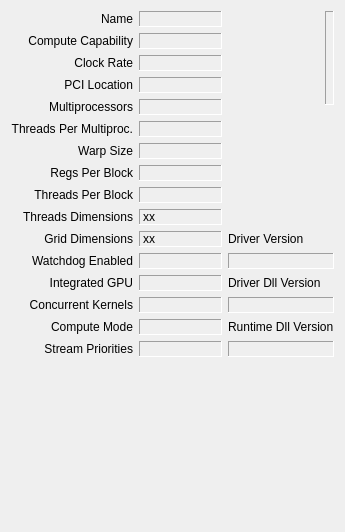
     <widget class="QWidget" name="tabCore">
      <attribute name="title">
       <string>Core</string>
      </attribute>
      <layout class="QGridLayout" name="gridLayout_5">
       <item row="0" column="0">
        <widget class="QLabel" name="labelName">
         <property name="text">
          <string>Name</string>
         </property>
         <property name="alignment">
          <set>Qt::AlignRight|Qt::AlignTrailing|Qt::AlignVCenter</set>
         </property>
        </widget>
       </item>
       <item row="5" column="0">
        <widget class="QLabel" name="labelThreadsMulti">
         <property name="text">
          <string>Threads Per Multiproc.</string>
         </property>
         <property name="alignment">
          <set>Qt::AlignRight|Qt::AlignTrailing|Qt::AlignVCenter</set>
         </property>
        </widget>
       </item>
       <item row="8" column="1">
        <widget class="QLabel" name="labelThreadsBlockText">
         <property name="frameShape">
          <enum>QFrame::Panel</enum>
         </property>
         <property name="frameShadow">
          <enum>QFrame::Sunken</enum>
         </property>
         <property name="text">
          <string notr="true">&lt;threads&gt;</string>
         </property>
        </widget>
       </item>
       <item row="0" column="1">
        <widget class="QLabel" name="labelNameText">
         <property name="frameShape">
          <enum>QFrame::Panel</enum>
         </property>
         <property name="frameShadow">
          <enum>QFrame::Sunken</enum>
         </property>
         <property name="text">
          <string notr="true">&lt;name&gt;</string>
         </property>
         <property name="textInteractionFlags">
          <set>Qt::LinksAccessibleByMouse</set>
         </property>
        </widget>
       </item>
       <item row="1" column="0">
        <widget class="QLabel" name="labelCapability">
         <property name="text">
          <string>Compute Capability</string>
         </property>
         <property name="alignment">
          <set>Qt::AlignRight|Qt::AlignTrailing|Qt::AlignVCenter</set>
         </property>
        </widget>
       </item>
       <item row="1" column="1">
        <widget class="QLabel" name="labelCapabilityText">
         <property name="frameShape">
          <enum>QFrame::Panel</enum>
         </property>
         <property name="frameShadow">
          <enum>QFrame::Sunken</enum>
         </property>
         <property name="text">
          <string notr="true">&lt;capability&gt;</string>
         </property>
        </widget>
       </item>
       <item row="2" column="0">
        <widget class="QLabel" name="labelClock">
         <property name="text">
          <string>Clock Rate</string>
         </property>
         <property name="alignment">
          <set>Qt::AlignRight|Qt::AlignTrailing|Qt::AlignVCenter</set>
         </property>
        </widget>
       </item>
       <item row="2" column="1">
        <widget class="QLabel" name="labelClockText">
         <property name="frameShape">
          <enum>QFrame::Panel</enum>
         </property>
         <property name="frameShadow">
          <enum>QFrame::Sunken</enum>
         </property>
         <property name="text">
          <string notr="true">&lt;clock MHz&gt;</string>
         </property>
        </widget>
       </item>
       <item row="4" column="0">
        <widget class="QLabel" name="labelMultiProc">
         <property name="text">
          <string>Multiprocessors</string>
         </property>
         <property name="alignment">
          <set>Qt::AlignRight|Qt::AlignTrailing|Qt::AlignVCenter</set>
         </property>
        </widget>
       </item>
       <item row="4" column="1">
        <widget class="QLabel" name="labelMultiProcText">
         <property name="frameShape">
          <enum>QFrame::Panel</enum>
         </property>
         <property name="frameShadow">
          <enum>QFrame::Sunken</enum>
         </property>
         <property name="text">
          <string notr="true">&lt;procs/cores&gt;</string>
         </property>
        </widget>
       </item>
       <item row="5" column="1">
        <widget class="QLabel" name="labelThreadsMultiText">
         <property name="frameShape">
          <enum>QFrame::Panel</enum>
         </property>
         <property name="frameShadow">
          <enum>QFrame::Sunken</enum>
         </property>
         <property name="text">
          <string notr="true">&lt;threads&gt;</string>
         </property>
        </widget>
       </item>
       <item row="6" column="0">
        <widget class="QLabel" name="labelWarp">
         <property name="text">
          <string>Warp Size</string>
         </property>
         <property name="alignment">
          <set>Qt::AlignRight|Qt::AlignTrailing|Qt::AlignVCenter</set>
         </property>
        </widget>
       </item>
       <item row="6" column="1">
        <widget class="QLabel" name="labelWarpText">
         <property name="frameShape">
          <enum>QFrame::Panel</enum>
         </property>
         <property name="frameShadow">
          <enum>QFrame::Sunken</enum>
         </property>
         <property name="text">
          <string notr="true">&lt;size&gt;</string>
         </property>
        </widget>
       </item>
       <item row="7" column="0">
        <widget class="QLabel" name="labelRegsBlock">
         <property name="text">
          <string>Regs Per Block</string>
         </property>
         <property name="alignment">
          <set>Qt::AlignRight|Qt::AlignTrailing|Qt::AlignVCenter</set>
         </property>
        </widget>
       </item>
       <item row="7" column="1">
        <widget class="QLabel" name="labelRegsBlockText">
         <property name="frameShape">
          <enum>QFrame::Panel</enum>
         </property>
         <property name="frameShadow">
          <enum>QFrame::Sunken</enum>
         </property>
         <property name="text">
          <string notr="true">&lt;regs&gt;</string>
         </property>
        </widget>
       </item>
       <item row="8" column="0">
        <widget class="QLabel" name="labelThreadsBlock">
         <property name="text">
          <string>Threads Per Block</string>
         </property>
         <property name="alignment">
          <set>Qt::AlignRight|Qt::AlignTrailing|Qt::AlignVCenter</set>
         </property>
        </widget>
       </item>
       <item row="9" column="0">
        <widget class="QLabel" name="labelThreadsDim">
         <property name="text">
          <string>Threads Dimensions</string>
         </property>
         <property name="alignment">
          <set>Qt::AlignRight|Qt::AlignTrailing|Qt::AlignVCenter</set>
         </property>
        </widget>
       </item>
       <item row="9" column="1">
        <widget class="QLabel" name="labelThreadsDimText">
         <property name="frameShape">
          <enum>QFrame::Panel</enum>
         </property>
         <property name="frameShadow">
          <enum>QFrame::Sunken</enum>
         </property>
         <property name="text">
          <string notr="true">&lt;X&gt;x&lt;Y&gt;x&lt;Z&gt;</string>
         </property>
        </widget>
       </item>
       <item row="10" column="0">
        <widget class="QLabel" name="labelGridDim">
         <property name="text">
          <string>Grid Dimensions</string>
         </property>
         <property name="alignment">
          <set>Qt::AlignRight|Qt::AlignTrailing|Qt::AlignVCenter</set>
         </property>
        </widget>
       </item>
       <item row="10" column="1">
        <widget class="QLabel" name="labelGridDimText">
         <property name="frameShape">
          <enum>QFrame::Panel</enum>
         </property>
         <property name="frameShadow">
          <enum>QFrame::Sunken</enum>
         </property>
         <property name="text">
          <string notr="true">&lt;X&gt;x&lt;Y&gt;x&lt;Z&gt;</string>
         </property>
        </widget>
       </item>
       <item row="11" column="0">
        <widget class="QLabel" name="labelWatchdog">
         <property name="text">
          <string>Watchdog Enabled</string>
         </property>
         <property name="alignment">
          <set>Qt::AlignRight|Qt::AlignTrailing|Qt::AlignVCenter</set>
         </property>
        </widget>
       </item>
       <item row="11" column="1">
        <widget class="QLabel" name="labelWatchdogText">
         <property name="frameShape">
          <enum>QFrame::Panel</enum>
         </property>
         <property name="frameShadow">
          <enum>QFrame::Sunken</enum>
         </property>
         <property name="text">
          <string notr="true">&lt;yes/no&gt;</string>
         </property>
        </widget>
       </item>
       <item row="12" column="0">
        <widget class="QLabel" name="labelIntegrated">
         <property name="text">
          <string>Integrated GPU</string>
         </property>
         <property name="alignment">
          <set>Qt::AlignRight|Qt::AlignTrailing|Qt::AlignVCenter</set>
         </property>
        </widget>
       </item>
       <item row="12" column="1">
        <widget class="QLabel" name="labelIntegratedText">
         <property name="frameShape">
          <enum>QFrame::Panel</enum>
         </property>
         <property name="frameShadow">
          <enum>QFrame::Sunken</enum>
         </property>
         <property name="text">
          <string notr="true">&lt;yes/no&gt;</string>
         </property>
        </widget>
       </item>
       <item row="13" column="0">
        <widget class="QLabel" name="labelConcurrentKernels">
         <property name="text">
          <string>Concurrent Kernels</string>
         </property>
         <property name="alignment">
          <set>Qt::AlignRight|Qt::AlignTrailing|Qt::AlignVCenter</set>
         </property>
        </widget>
       </item>
       <item row="13" column="1">
        <widget class="QLabel" name="labelConcurrentKernelsText">
         <property name="frameShape">
          <enum>QFrame::Panel</enum>
         </property>
         <property name="frameShadow">
          <enum>QFrame::Sunken</enum>
         </property>
         <property name="text">
          <string notr="true">&lt;yes/no&gt;</string>
         </property>
        </widget>
       </item>
       <item row="14" column="0">
        <widget class="QLabel" name="labelComputeMode">
         <property name="text">
          <string>Compute Mode</string>
         </property>
         <property name="alignment">
          <set>Qt::AlignRight|Qt::AlignTrailing|Qt::AlignVCenter</set>
         </property>
        </widget>
       </item>
       <item row="14" column="1">
        <widget class="QLabel" name="labelComputeModeText">
         <property name="frameShape">
          <enum>QFrame::Panel</enum>
         </property>
         <property name="frameShadow">
          <enum>QFrame::Sunken</enum>
         </property>
         <property name="text">
          <string notr="true">&lt;mode&gt;</string>
         </property>
        </widget>
       </item>
       <item row="17" column="0">
        <spacer name="horizontalSpacer_3">
         <property name="orientation">
          <enum>Qt::Horizontal</enum>
         </property>
         <property name="sizeHint" stdset="0">
          <size>
           <width>91</width>
           <height>1</height>
          </size>
         </property>
        </spacer>
       </item>
       <item row="17" column="1">
        <spacer name="horizontalSpacer_5">
         <property name="orientation">
          <enum>Qt::Horizontal</enum>
         </property>
         <property name="sizeHint" stdset="0">
          <size>
           <width>83</width>
           <height>1</height>
          </size>
         </property>
        </spacer>
       </item>
       <item row="17" column="2">
        <spacer name="horizontalSpacer_6">
         <property name="orientation">
          <enum>Qt::Horizontal</enum>
         </property>
         <property name="sizeHint" stdset="0">
          <size>
           <width>105</width>
           <height>1</height>
          </size>
         </property>
        </spacer>
       </item>
       <item row="18" column="0" colspan="3">
        <spacer name="verticalSpacer_2">
         <property name="orientation">
          <enum>Qt::Vertical</enum>
         </property>
         <property name="sizeHint" stdset="0">
          <size>
           <width>20</width>
           <height>163</height>
          </size>
         </property>
        </spacer>
       </item>
       <item row="3" column="0">
        <widget class="QLabel" name="labelPCIInfo">
         <property name="text">
          <string>PCI Location</string>
         </property>
         <property name="alignment">
          <set>Qt::AlignRight|Qt::AlignTrailing|Qt::AlignVCenter</set>
         </property>
        </widget>
       </item>
       <item row="3" column="1">
        <widget class="QLabel" name="labelPCIInfoText">
         <property name="frameShape">
          <enum>QFrame::Panel</enum>
         </property>
         <property name="frameShadow">
          <enum>QFrame::Sunken</enum>
         </property>
         <property name="text">
          <string notr="true">&lt;Domain:ID:Loc&gt;</string>
         </property>
         <property name="alignment">
          <set>Qt::AlignLeading|Qt::AlignLeft|Qt::AlignVCenter</set>
         </property>
        </widget>
       </item>
       <item row="16" column="0">
        <widget class="QLabel" name="labelStreamPriorities">
         <property name="text">
          <string>Stream Priorities</string>
         </property>
         <property name="alignment">
          <set>Qt::AlignRight|Qt::AlignTrailing|Qt::AlignVCenter</set>
         </property>
        </widget>
       </item>
       <item row="16" column="1">
        <widget class="QLabel" name="labelStreamPrioritiesText">
         <property name="frameShape">
          <enum>QFrame::Panel</enum>
         </property>
         <property name="frameShadow">
          <enum>QFrame::Sunken</enum>
         </property>
         <property name="text">
          <string notr="true">&lt;yes/no&gt;</string>
         </property>
        </widget>
       </item>
       <item row="16" column="2">
        <widget class="QLabel" name="labelRtDllVersionText">
         <property name="frameShape">
          <enum>QFrame::Panel</enum>
         </property>
         <property name="frameShadow">
          <enum>QFrame::Sunken</enum>
         </property>
         <property name="text">
          <string notr="true">&lt;ver&gt;</string>
         </property>
         <property name="alignment">
          <set>Qt::AlignRight|Qt::AlignTrailing|Qt::AlignVCenter</set>
         </property>
        </widget>
       </item>
       <item row="14" column="2">
        <widget class="QLabel" name="labelRtDllVersion">
         <property name="text">
          <string>Runtime Dll Version</string>
         </property>
         <property name="alignment">
          <set>Qt::AlignLeading|Qt::AlignLeft|Qt::AlignVCenter</set>
         </property>
        </widget>
       </item>
       <item row="13" column="2">
        <widget class="QLabel" name="labelDrvDllVersionText">
         <property name="frameShape">
          <enum>QFrame::Panel</enum>
         </property>
         <property name="frameShadow">
          <enum>QFrame::Sunken</enum>
         </property>
         <property name="text">
          <string notr="true">&lt;ver&gt;</string>
         </property>
         <property name="alignment">
          <set>Qt::AlignRight|Qt::AlignTrailing|Qt::AlignVCenter</set>
         </property>
        </widget>
       </item>
       <item row="12" column="2">
        <widget class="QLabel" name="labelDrvDllVersion">
         <property name="text">
          <string>Driver Dll Version</string>
         </property>
         <property name="alignment">
          <set>Qt::AlignLeading|Qt::AlignLeft|Qt::AlignVCenter</set>
         </property>
        </widget>
       </item>
       <item row="11" column="2">
        <widget class="QLabel" name="labelDrvVersionText">
         <property name="frameShape">
          <enum>QFrame::Panel</enum>
         </property>
         <property name="frameShadow">
          <enum>QFrame::Sunken</enum>
         </property>
         <property name="text">
          <string notr="true">&lt;ver/TCC&gt;</string>
         </property>
         <property name="alignment">
          <set>Qt::AlignRight|Qt::AlignTrailing|Qt::AlignVCenter</set>
         </property>
        </widget>
       </item>
       <item row="10" column="2">
        <widget class="QLabel" name="labelDrvVersion">
         <property name="text">
          <string>Driver Version</string>
         </property>
         <property name="alignment">
          <set>Qt::AlignLeading|Qt::AlignLeft|Qt::AlignVCenter</set>
         </property>
        </widget>
       </item>
       <item row="0" column="2" rowspan="10">
        <layout class="QGridLayout" name="gridLayout_2">
         <item row="0" column="0">
          <spacer name="horizontalSpacer_2">
           <property name="orientation">
            <enum>Qt::Horizontal</enum>
           </property>
           <property name="sizeHint" stdset="0">
            <size>
             <width>13</width>
             <height>94</height>
            </size>
           </property>
          </spacer>
         </item>
         <item row="0" column="1">
          <widget class="QLabel" name="labelDeviceLogo">
           <property name="sizePolicy">
            <sizepolicy hsizetype="Preferred" vsizetype="Preferred">
             <horstretch>0</horstretch>
             <verstretch>0</verstretch>
            </sizepolicy>
           </property>
           <property name="frameShape">
            <enum>QFrame::Panel</enum>
           </property>
           <property name="frameShadow">
            <enum>QFrame::Sunken</enum>
           </property>
           <property name="text">
            <string/>
           </property>
           <property name="pixmap">
            <pixmap resource="../res/cuda-z.qrc">:/img/logo-unknown.png</pixmap>
           </property>
           <property name="alignment">
            <set>Qt::AlignCenter</set>
           </property>
          </widget>
         </item>
         <item row="1" column="0" colspan="2">
          <spacer name="verticalSpacer_5">
           <property name="orientation">
            <enum>Qt::Vertical</enum>
           </property>
           <property name="sizeHint" stdset="0">
            <size>
             <width>98</width>
             <height>13</height>
            </size>
           </property>
          </spacer>
         </item>
        </layout>
       </item>
      </layout>
     </widget>
